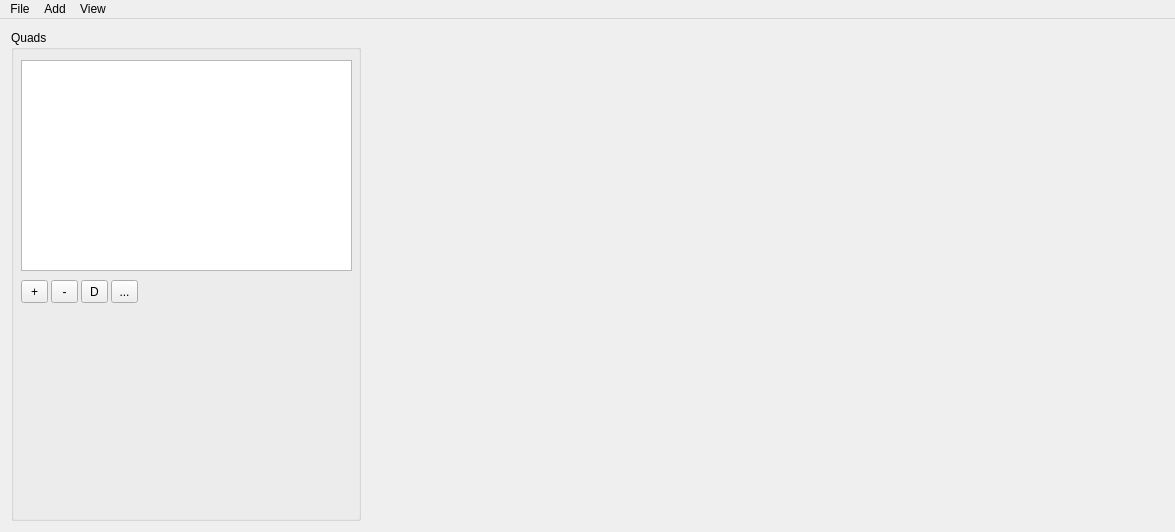
<?xml version="1.0" encoding="UTF-8"?>
<ui version="4.0">
 <class>MapWindow</class>
 <widget class="QMainWindow" name="MapWindow">
  <property name="geometry">
   <rect>
    <x>0</x>
    <y>0</y>
    <width>1175</width>
    <height>532</height>
   </rect>
  </property>
  <property name="windowTitle">
   <string>MapWindow</string>
  </property>
  <widget class="QWidget" name="centralWidget">
   <layout class="QHBoxLayout" name="horizontalLayout">
    <item>
     <widget class="QGroupBox" name="groupBox">
      <property name="minimumSize">
       <size>
        <width>250</width>
        <height>0</height>
       </size>
      </property>
      <property name="maximumSize">
       <size>
        <width>350</width>
        <height>16777215</height>
       </size>
      </property>
      <property name="title">
       <string>Quads</string>
      </property>
      <widget class="QListWidget" name="listWidget">
       <property name="geometry">
        <rect>
         <x>10</x>
         <y>30</y>
         <width>331</width>
         <height>211</height>
        </rect>
       </property>
      </widget>
      <widget class="QToolButton" name="addQuadButton">
       <property name="geometry">
        <rect>
         <x>10</x>
         <y>250</y>
         <width>27</width>
         <height>23</height>
        </rect>
       </property>
       <property name="text">
        <string>+</string>
       </property>
      </widget>
      <widget class="QToolButton" name="delQuadButton">
       <property name="geometry">
        <rect>
         <x>40</x>
         <y>250</y>
         <width>27</width>
         <height>23</height>
        </rect>
       </property>
       <property name="text">
        <string>-</string>
       </property>
      </widget>
      <widget class="QToolButton" name="clearSelectionButton">
       <property name="geometry">
        <rect>
         <x>70</x>
         <y>250</y>
         <width>27</width>
         <height>23</height>
        </rect>
       </property>
       <property name="text">
        <string>D</string>
       </property>
      </widget>
      <widget class="QToolButton" name="configureQuadButton">
       <property name="geometry">
        <rect>
         <x>100</x>
         <y>250</y>
         <width>27</width>
         <height>23</height>
        </rect>
       </property>
       <property name="text">
        <string>...</string>
       </property>
      </widget>
     </widget>
    </item>
    <item>
     <widget class="MapWidget" name="widget" native="true"/>
    </item>
   </layout>
  </widget>
  <widget class="QMenuBar" name="menuBar">
   <property name="geometry">
    <rect>
     <x>0</x>
     <y>0</y>
     <width>1175</width>
     <height>22</height>
    </rect>
   </property>
   <widget class="QMenu" name="menuFile">
    <property name="title">
     <string>File</string>
    </property>
    <addaction name="actionNew"/>
    <addaction name="actionOpen"/>
    <addaction name="actionSave"/>
    <addaction name="actionExport_Templates"/>
   </widget>
   <widget class="QMenu" name="menuAdd">
    <property name="title">
     <string>Add</string>
    </property>
    <addaction name="actionQuad"/>
    <addaction name="actionCircle"/>
    <addaction name="actionTriangle"/>
   </widget>
   <widget class="QMenu" name="menuView">
    <property name="title">
     <string>View</string>
    </property>
    <addaction name="actionPoly_Overlay"/>
    <addaction name="actionCursor"/>
   </widget>
   <addaction name="menuFile"/>
   <addaction name="menuAdd"/>
   <addaction name="menuView"/>
  </widget>
  <action name="actionNew">
   <property name="text">
    <string>New</string>
   </property>
  </action>
  <action name="actionOpen">
   <property name="text">
    <string>Open</string>
   </property>
   <property name="shortcut">
    <string>Ctrl+O</string>
   </property>
  </action>
  <action name="actionQuit">
   <property name="text">
    <string>Quit</string>
   </property>
  </action>
  <action name="actionQuad">
   <property name="text">
    <string>Quad</string>
   </property>
   <property name="shortcut">
    <string>Meta+Q</string>
   </property>
  </action>
  <action name="actionCircle">
   <property name="text">
    <string>Circle</string>
   </property>
   <property name="shortcut">
    <string>Meta+C</string>
   </property>
  </action>
  <action name="actionTriangle">
   <property name="text">
    <string>Triangle</string>
   </property>
  </action>
  <action name="actionSave">
   <property name="text">
    <string>Save</string>
   </property>
   <property name="shortcut">
    <string>Ctrl+S</string>
   </property>
  </action>
  <action name="actionPoly_Overlay">
   <property name="checkable">
    <bool>true</bool>
   </property>
   <property name="text">
    <string>Poly Overlay</string>
   </property>
   <property name="shortcut">
    <string>Ctrl+P</string>
   </property>
  </action>
  <action name="actionCursor">
   <property name="checkable">
    <bool>true</bool>
   </property>
   <property name="text">
    <string>Cursor</string>
   </property>
   <property name="shortcut">
    <string>Ctrl+C</string>
   </property>
  </action>
  <action name="actionExport_Templates">
   <property name="text">
    <string>Export Templates</string>
   </property>
   <property name="shortcut">
    <string>Ctrl+E</string>
   </property>
  </action>
 </widget>
 <layoutdefault spacing="6" margin="11"/>
 <customwidgets>
  <customwidget>
   <class>MapWidget</class>
   <extends>QWidget</extends>
   <header>mapwidget.h</header>
   <container>1</container>
  </customwidget>
 </customwidgets>
 <resources/>
 <connections/>
</ui>
